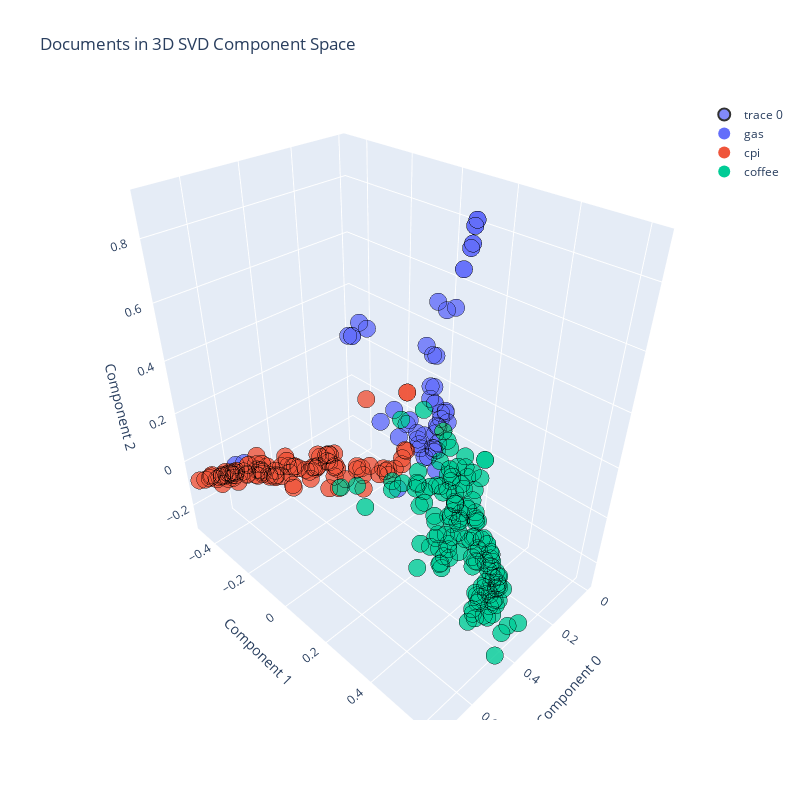

The notebook cell saved with this chart:
### Code cell
import plotly.graph_objs as go
import pandas as pd

# Define a discrete color palette (e.g., Plotly's qualitative palette)
discrete_colors = ['#636EFA', '#EF553B', '#00CC96', '#AB63FA', '#FFA15A', '#19D3F3', '#FF6692', '#B6E880', '#FF97FF', '#FECB52']
unique_topics = list(dict.fromkeys(topics))  # preserve order
color_map = {topic: discrete_colors[i % len(discrete_colors)] for i, topic in enumerate(unique_topics)}
marker_colors = [color_map[t] for t in topics]

trace = go.Scatter3d(
    x=lsa_result[:, 0],
    y=lsa_result[:, 1],
    z=lsa_result[:, 2],
    mode='markers',
    marker=dict(
        size=6,
        color=marker_colors,
        opacity=0.8,
        line=dict(width=0.5, color='black')
    ),
    text=topics
)

# Create a custom legend
legend_traces = [
    go.Scatter3d(
        x=[None], y=[None], z=[None],
        mode='markers',
        marker=dict(size=8, color=color_map[topic]),
        name=topic
    ) for topic in unique_topics
]

layout = go.Layout(
    title='Documents in 3D SVD Component Space',
    scene=dict(
        xaxis_title='Component 0',
        yaxis_title='Component 1',
        zaxis_title='Component 2'
    ),
    legend=dict(itemsizing='constant'),
    width=800,
    height=800
)

fig_plotly = go.Figure(data=[trace] + legend_traces, layout=layout)
fig_plotly.show()

### Figure 1 — Plotly figure (JSON) as saved in the notebook; plotly's stock layout.template omitted (floating-point values rounded to 4 significant figures; data arrays with more than 128 entries replaced by an {"elided": "..."} marker saying what was removed)
{"data": [{"marker": {"color": {"elided": "316 str values"}, "line": {"color": "black", "width": 0.5}, "opacity": 0.8, "size": 6}, "mode": "markers", "text": {"elided": "316 str values"}, "type": "scatter3d", "x": {"elided": "316 float values"}, "y": {"elided": "316 float values"}, "z": {"elided": "316 float values"}}, {"marker": {"color": "#636EFA", "size": 8}, "mode": "markers", "name": "gas", "type": "scatter3d", "x": [null], "y": [null], "z": [null]}, {"marker": {"color": "#EF553B", "size": 8}, "mode": "markers", "name": "cpi", "type": "scatter3d", "x": [null], "y": [null], "z": [null]}, {"marker": {"color": "#00CC96", "size": 8}, "mode": "markers", "name": "coffee", "type": "scatter3d", "x": [null], "y": [null], "z": [null]}], "layout": {"height": 800, "legend": {"itemsizing": "constant"}, "scene": {"xaxis": {"title": {"text": "Component 0"}}, "yaxis": {"title": {"text": "Component 1"}}, "zaxis": {"title": {"text": "Component 2"}}}, "title": {"text": "Documents in 3D SVD Component Space"}, "width": 800}}
